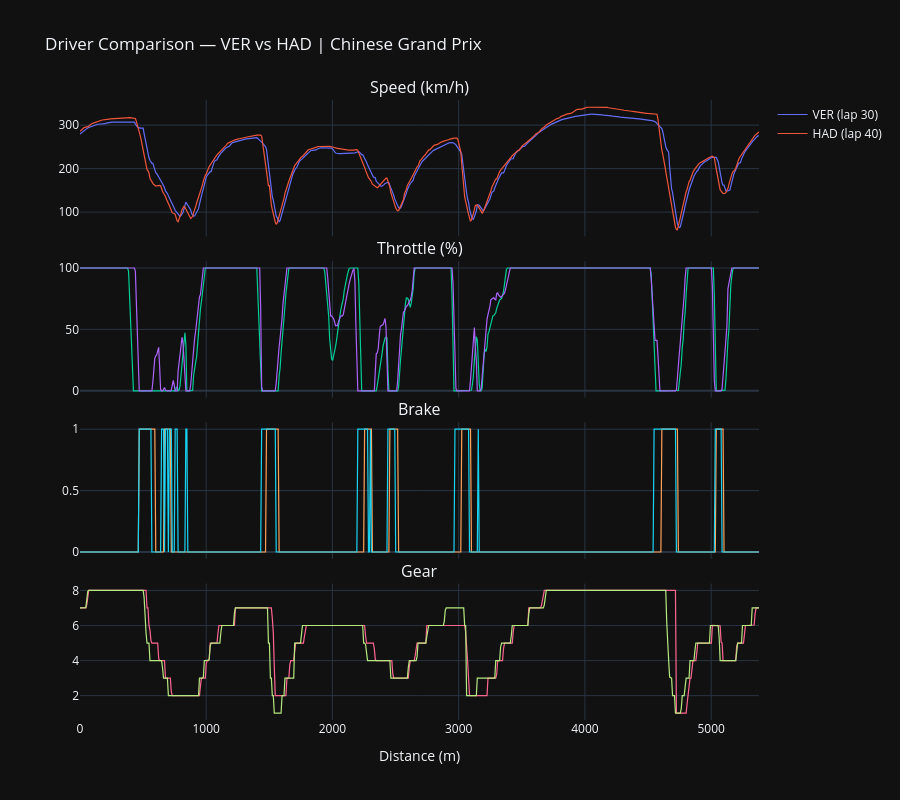

Notebook source saved alongside this figure:
### Code cell
# ── 3.3 Throttle & brake traces — 4-panel subplot ────────────────────────────
# Speed / Throttle / Brake / Gear stacked on a shared distance axis.
# Shows the full driving style picture in one view.
fig = make_subplots(
    rows=4, cols=1,
    shared_xaxes=True,
    vertical_spacing=0.04,
    subplot_titles=["Speed (km/h)", "Throttle (%)", "Brake", "Gear"],
)

channels = [
    ("speed",    1),
    ("throttle", 2),
    ("brake",    3),
    ("n_gear",   4),
]

for channel, row in channels:
    for driver, tel, lap in [(DRIVER_A, tel_a_interp, LAP_A), (DRIVER_B, tel_b_interp, LAP_B)]:
        fig.add_trace(
            go.Scatter(
                x=tel["distance"],
                y=tel[channel].astype(float),
                name=f"{driver} (lap {lap})",
                mode="lines",
                line=dict(width=1.2),
                showlegend=(row == 1),  # legend only on first panel
            ),
            row=row, col=1,
        )

fig.update_layout(
    title=f"Driver Comparison — {DRIVER_A} vs {DRIVER_B} | {round_name}",
    template=PLOTLY_TEMPLATE,
    height=800,
    hovermode="x unified",
)
fig.update_xaxes(title_text="Distance (m)", row=4, col=1)
fig.show()

### Figure 1 — Plotly figure (JSON) as saved in the notebook; plotly's stock layout.template omitted (floating-point values rounded to 4 significant figures; data arrays with more than 128 entries replaced by an {"elided": "..."} marker saying what was removed)
{"data": [{"line": {"width": 1.2}, "mode": "lines", "name": "VER (lap 30)", "showlegend": true, "type": "scatter", "x": {"elided": "700 float values"}, "xaxis": "x", "y": {"elided": "700 float values"}, "yaxis": "y"}, {"line": {"width": 1.2}, "mode": "lines", "name": "HAD (lap 40)", "showlegend": true, "type": "scatter", "x": {"elided": "700 float values"}, "xaxis": "x", "y": {"elided": "700 float values"}, "yaxis": "y"}, {"line": {"width": 1.2}, "mode": "lines", "name": "VER (lap 30)", "showlegend": false, "type": "scatter", "x": {"elided": "700 float values"}, "xaxis": "x2", "y": {"elided": "700 float values"}, "yaxis": "y2"}, {"line": {"width": 1.2}, "mode": "lines", "name": "HAD (lap 40)", "showlegend": false, "type": "scatter", "x": {"elided": "700 float values"}, "xaxis": "x2", "y": {"elided": "700 float values"}, "yaxis": "y2"}, {"line": {"width": 1.2}, "mode": "lines", "name": "VER (lap 30)", "showlegend": false, "type": "scatter", "x": {"elided": "700 float values"}, "xaxis": "x3", "y": {"elided": "700 int values"}, "yaxis": "y3"}, {"line": {"width": 1.2}, "mode": "lines", "name": "HAD (lap 40)", "showlegend": false, "type": "scatter", "x": {"elided": "700 float values"}, "xaxis": "x3", "y": {"elided": "700 int values"}, "yaxis": "y3"}, {"line": {"width": 1.2}, "mode": "lines", "name": "VER (lap 30)", "showlegend": false, "type": "scatter", "x": {"elided": "700 float values"}, "xaxis": "x4", "y": {"elided": "700 float values"}, "yaxis": "y4"}, {"line": {"width": 1.2}, "mode": "lines", "name": "HAD (lap 40)", "showlegend": false, "type": "scatter", "x": {"elided": "700 float values"}, "xaxis": "x4", "y": {"elided": "700 float values"}, "yaxis": "y4"}], "layout": {"annotations": [{"font": {"size": 16}, "showarrow": false, "text": "Speed (km/h)", "x": 0.5, "xanchor": "center", "xref": "paper", "y": 1, "yanchor": "bottom", "yref": "paper"}, {"font": {"size": 16}, "showarrow": false, "text": "Throttle (%)", "x": 0.5, "xanchor": "center", "xref": "paper", "y": 0.74, "yanchor": "bottom", "yref": "paper"}, {"font": {"size": 16}, "showarrow": false, "text": "Brake", "x": 0.5, "xanchor": "center", "xref": "paper", "y": 0.48, "yanchor": "bottom", "yref": "paper"}, {"font": {"size": 16}, "showarrow": false, "text": "Gear", "x": 0.5, "xanchor": "center", "xref": "paper", "y": 0.22, "yanchor": "bottom", "yref": "paper"}], "height": 800, "hovermode": "x unified", "title": {"text": "Driver Comparison — VER vs HAD | Chinese Grand Prix"}, "xaxis": {"anchor": "y", "domain": [0, 1], "matches": "x4", "showticklabels": false}, "xaxis2": {"anchor": "y2", "domain": [0, 1], "matches": "x4", "showticklabels": false}, "xaxis3": {"anchor": "y3", "domain": [0, 1], "matches": "x4", "showticklabels": false}, "xaxis4": {"anchor": "y4", "domain": [0, 1], "title": {"text": "Distance (m)"}}, "yaxis": {"anchor": "x", "domain": [0.78, 1]}, "yaxis2": {"anchor": "x2", "domain": [0.52, 0.74]}, "yaxis3": {"anchor": "x3", "domain": [0.26, 0.48]}, "yaxis4": {"anchor": "x4", "domain": [0, 0.22]}}}
